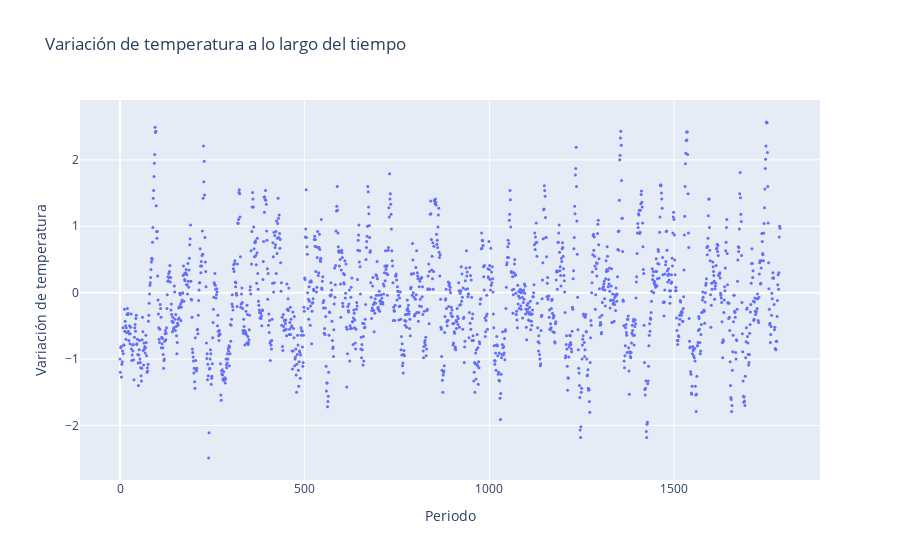

The notebook cell this image was saved under:
### Code cell
# Extrae la variación de temperatura y el tiempo
temperatura = y.values.flatten()
#temperatura2 = df.iloc[1:60,1:].values.flatten()
tiempo = datos["Year"]

# Crea la figura
fig = go.Figure()

# Añade el gráfico de dispersión
fig.add_trace(go.Scatter(
    x=[int(i) for i in range(temperatura.shape[0])], 
    y=temperatura, 
    mode='markers', 
    marker=dict(size=3),
    name='Variación de temperatura'
))

# Configura el diseño de la figura
fig.update_layout(
    title='Variación de temperatura a lo largo del tiempo',
    xaxis=dict(title='Periodo'),
    yaxis=dict(title='Variación de temperatura')
)

# Muestra la figura
fig.show()

### Figure 1 — Plotly figure (JSON) as saved in the notebook; plotly's stock layout.template omitted (floating-point values rounded to 4 significant figures; data arrays with more than 128 entries replaced by an {"elided": "..."} marker saying what was removed)
{"data": [{"marker": {"size": 3}, "mode": "markers", "name": "Variación de temperatura", "type": "scatter", "x": {"elided": "1788 int values"}, "y": {"elided": "1788 float values"}}], "layout": {"title": {"text": "Variación de temperatura a lo largo del tiempo"}, "xaxis": {"title": {"text": "Periodo"}}, "yaxis": {"title": {"text": "Variación de temperatura"}}}}
